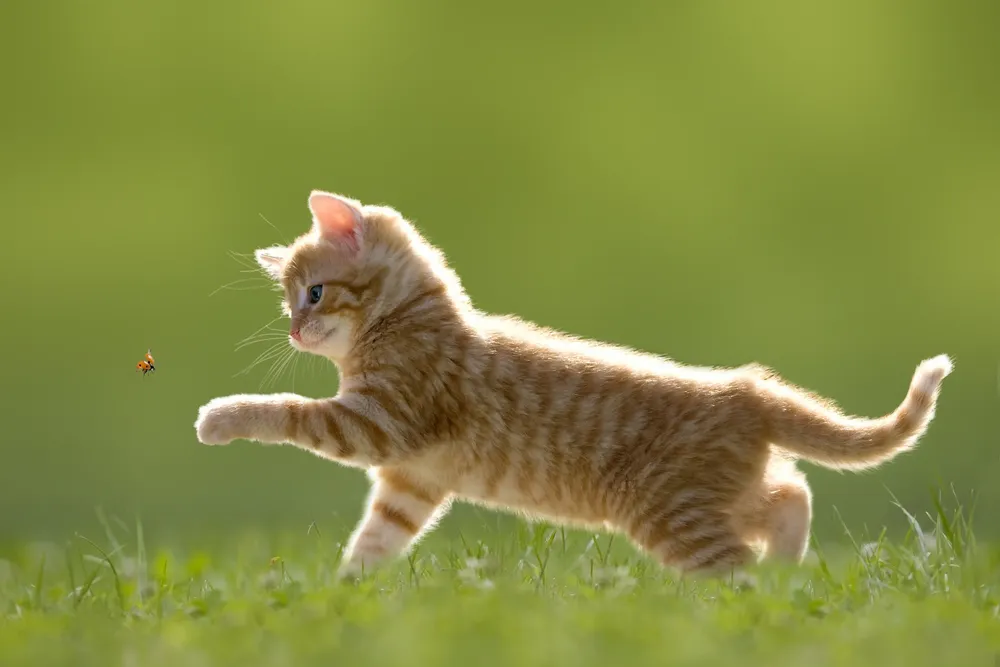
#> input picture src/pics/cat_and_grass.webp, 1000 x 667 px, shrunk from 3000 x 2000 before the run
$ jupyter execute histogram.ipynb
#> lines starting #> are read from the running program, lines starting #| are printed output that depends on the picture
# __Каналы цифрового изображения__
# __Гистограмма изображения__

[cell 1]
from PIL import Image
import matplotlib.pyplot as plt
import numpy as np
import io

[cell 2]
src_pic = "../pics/cat_and_grass.webp"

## 1) Замена каналов. Методы Getpixel, putpixel

[cell 3]
img = Image.open(src_pic)
#> img is the input picture: PIL image 1000x667 RGB; mean R, G, B 131.9, 139.1, 65.9

Замена каналов:

[cell 4]
for x in range(img.size[0]):
    for y in range(img.size[1]):
        R, G, B = img.getpixel((x, y))
        img.putpixel((x, y), (B, R, G))
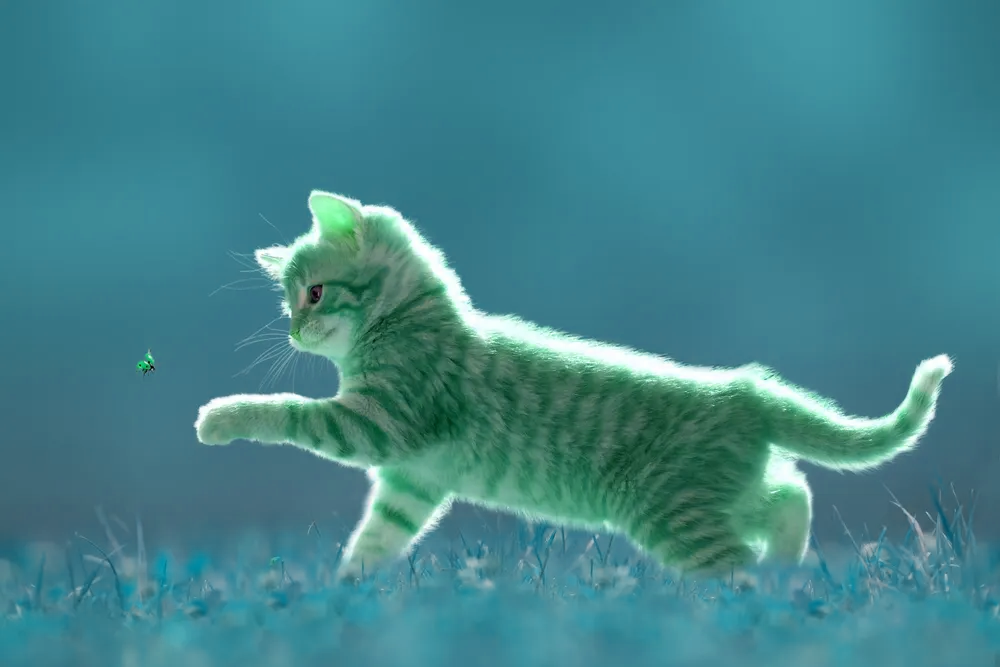
#> img: PIL image 1000x667 RGB; mean R, G, B 65.9, 131.9, 139.1

img.show()

## 2) Сборка изображения из известных каналов изображения

Разбиение на каналы:

[cell 5]
img1 = Image.open("../pics/laying_cat.jpeg")
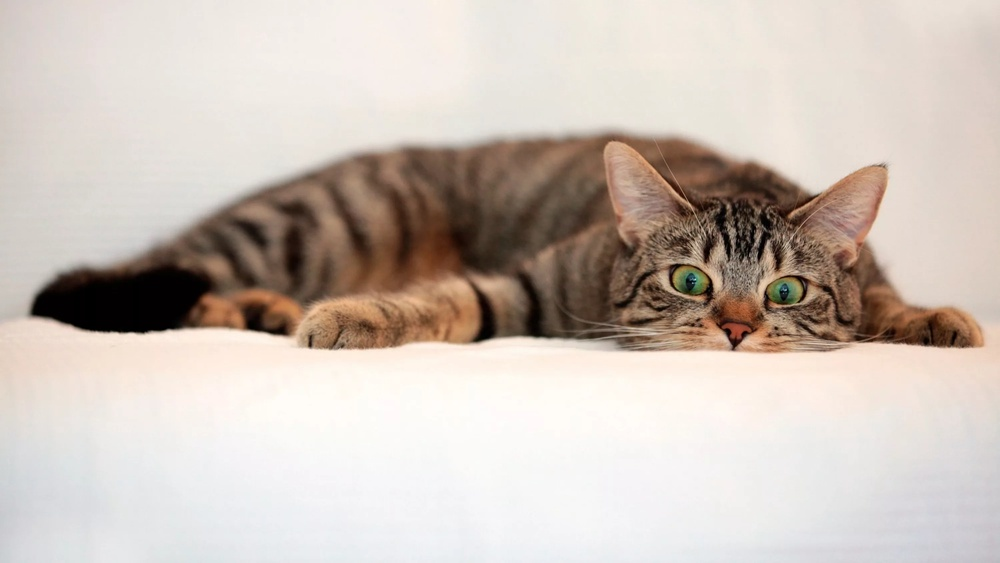
#> input picture src/pics/laying_cat.jpeg, 1000 x 563 px, shrunk from 3000 x 1688 before the run
#> img1 is the input picture: PIL image 1000x563 RGB; mean R, G, B 204, 192.7, 184.3
R, G, B = img1.split()
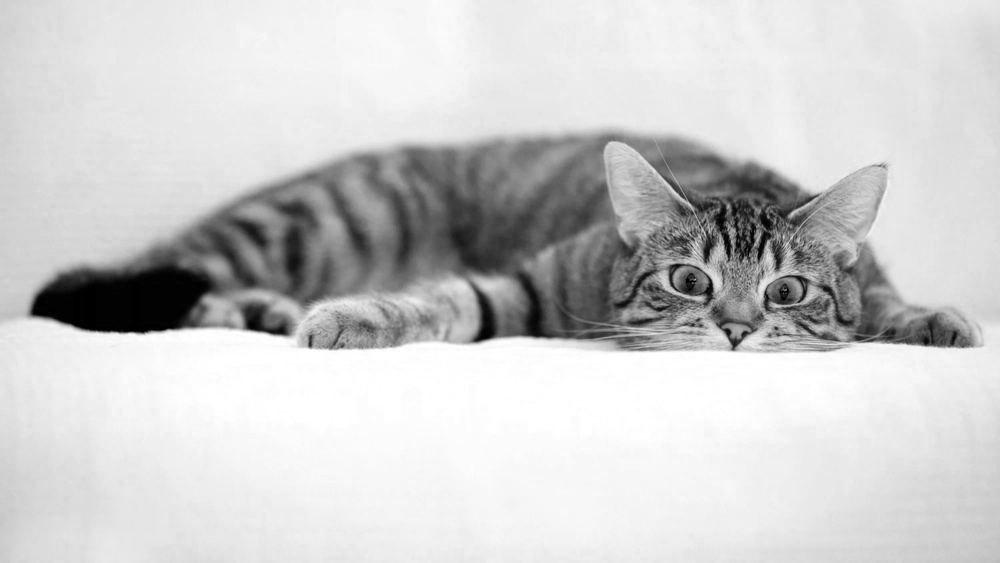
#> R: PIL image 1000x563 L; min 0, max 255, mean 204
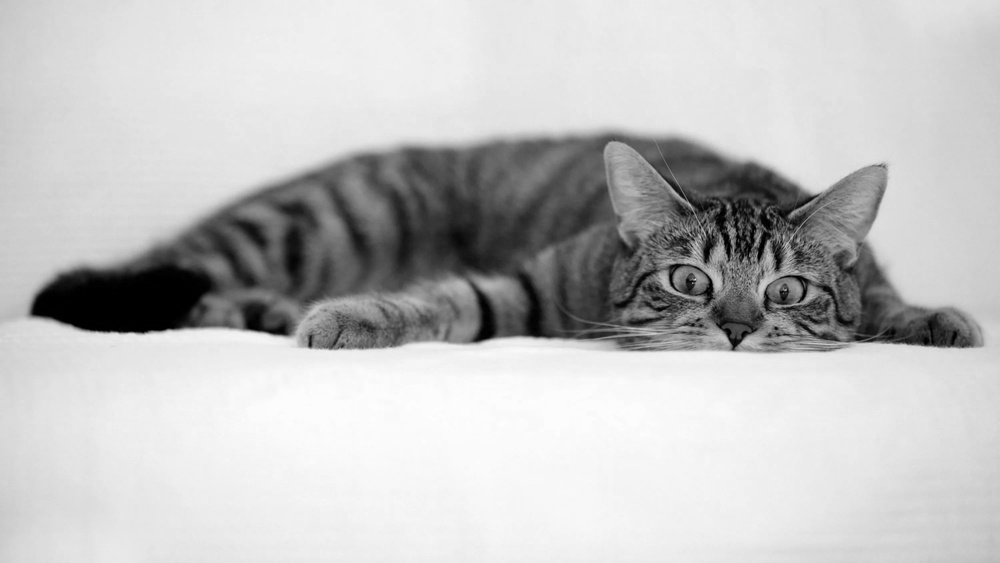
#> G: PIL image 1000x563 L; min 0, max 254, mean 192.7
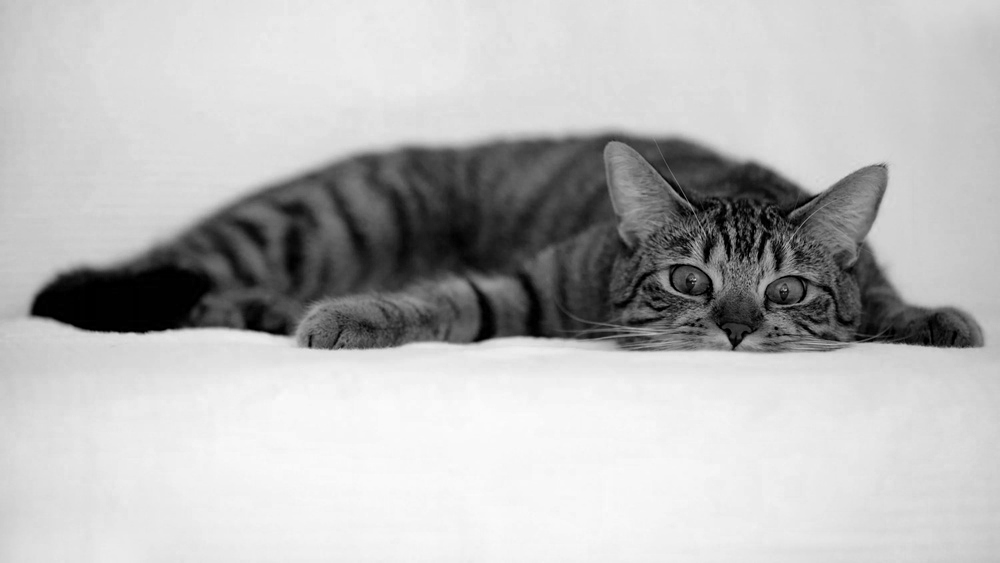
#> B: PIL image 1000x563 L; min 0, max 252, mean 184.3

Сборка каналов в изображение:

[cell 6]
res = Image.merge(mode="RGB", bands = (R, G, B))
res.show()

## 3) Построение диаграммы

[cell 7]
f = open(src_pic, "rb").read()
img = Image.open(io.BytesIO(f))
img.convert("L")
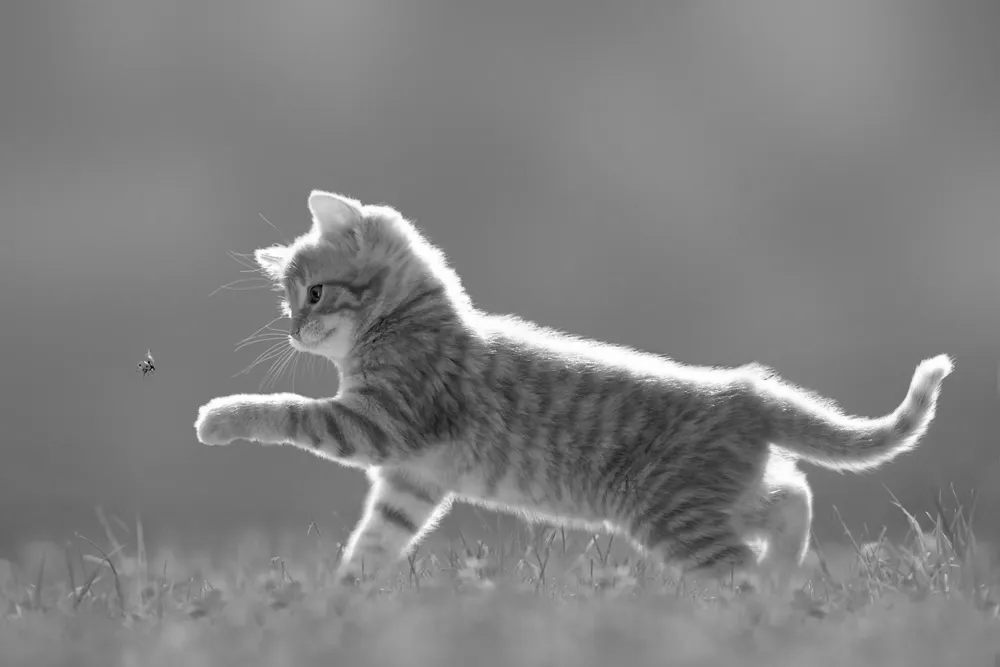
#> Out: PIL image 1000x667 L; min 0, max 255, mean 128.6

[cell 8]
data = np.array(img)
plt.figure()
plt.hist(data.flatten(), 128)
plt.show()
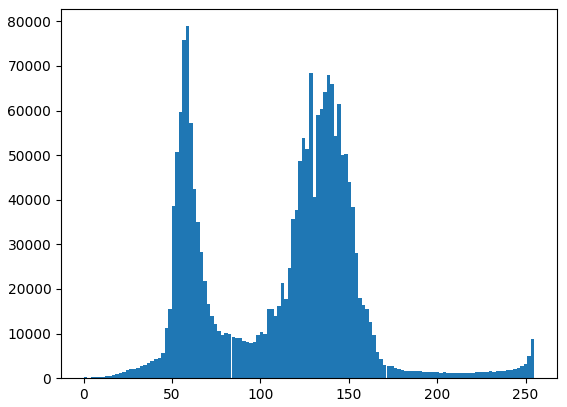
#> figure drawn by matplotlib, 1 panel; tallest bar 78921 high, from x = 57.77 to 59.77
